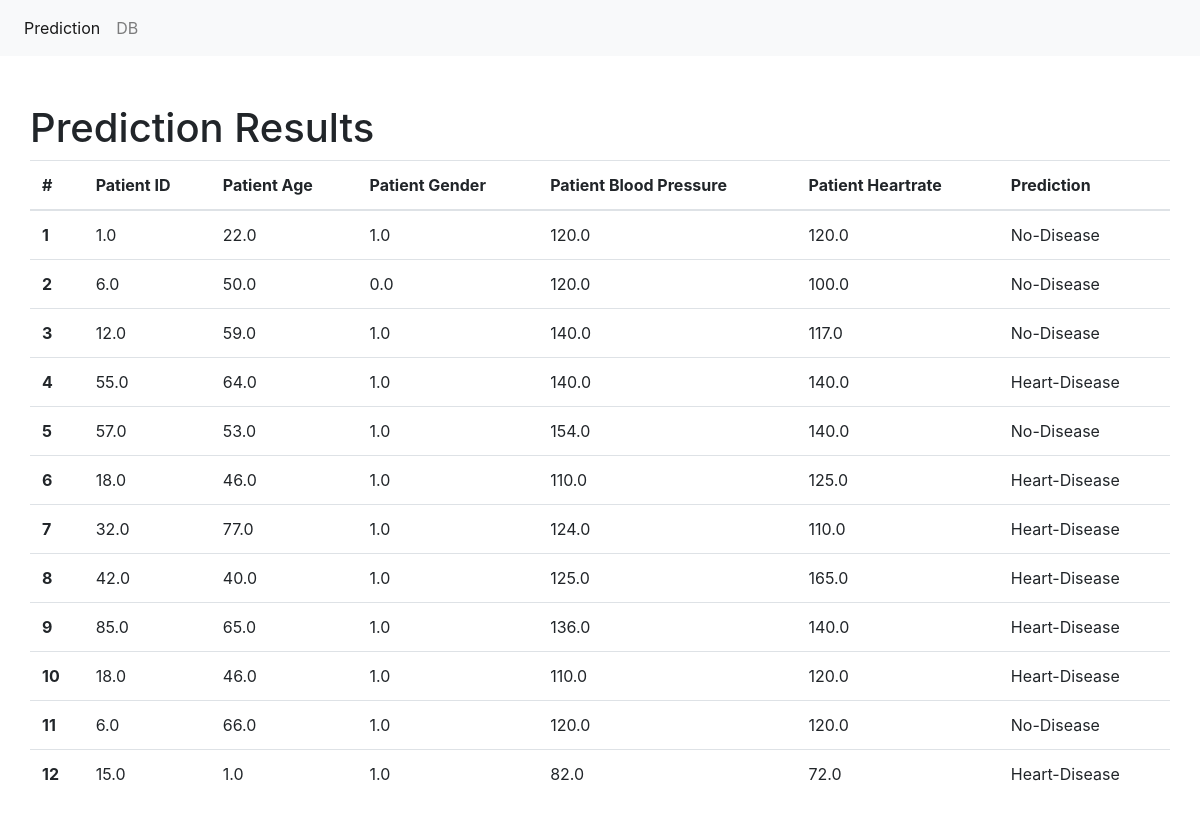
The app's page /results/ with its own data.
### predict/models.py (models this page shows, shortened)
class PredResults(models.Model):
    Patient_ID = models.IntegerField()
    Patient_Age = models.IntegerField()
    Patient_Gender = models.IntegerField()
    Patient_Blood_Pressure = models.IntegerField()
    Patient_Heartrate = models.IntegerField()
    Heart_Disease = models.CharField(max_length=30)

### predict/views.py (the view)
# urls.py: path('results/', views.view_results, name='results'),
def view_results(request):
    data = {"dataset": PredResults.objects.all()}
    return render(request, "results.html", data)

### templates/results.html
{% extends "base.html" %}
{% block main %}
    <div class="container pt-5">
        <div class="row">
        <h1>Prediction Results</h1>
            <table class="table">
                <thead>
                <tr>
                    <th scope="col">#</th>
                    <th scope="col">Patient ID</th>
                    <th scope="col">Patient Age</th>
                    <th scope="col">Patient Gender</th>
                    <th scope="col">Patient Blood Pressure</th>
                    <th scope="col">Patient Heartrate</th>
                    <th scope="col">Prediction</th>
                </tr>
                </thead>
                <tbody>
                {% for data in dataset %}
                    <tr>
                    <th scope="row">{{ data.id }}</th>
                        <td>{{ data.Patient_ID }}</td>
                        <td>{{ data.Patient_Age }}</td>
                        <td>{{ data.Patient_Gender }}</td>
                        <td>{{ data.Patient_Blood_Pressure }}</td>
                        <td>{{ data.Patient_Heartrate }}</td>
                        <td>{{ data.Heart_Disease }}</td>
                    </tr>
                {% endfor %}
                </tbody>
            </table>
        </div>
    </div>
{% endblock %}

### templates/base.html (shortened to what this page needs)
<!doctype html>
<html lang="en">
    <head>
    <link rel="stylesheet" href="https://stackpath.bootstrapcdn.com/bootstrap/4.4.1/css/bootstrap.min.css">
    </head>
    <body>
    <nav class="navbar navbar-expand-lg navbar-light bg-light">
        <div class="collapse navbar-collapse" id="navbarSupportedContent">
            <ul class="navbar-nav mr-auto">
                <li class="nav-item active">
                    <a class="nav-link" href="/">Prediction <span class="sr-only">(current)</span></a>
                </li>
                <li class="nav-item">
                    <a class="nav-link" href="/results">DB</a>
                </li>
            </ul>
        </div>
    </nav>
    {% block main %}
    {% endblock %}
    </body>
</html>

### records on screen
PredResults: id "1", Patient_ID "1.0", Patient_Age "22.0", Patient_Gender "1.0", Patient_Blood_Pressure "120.0", Patient_Heartrate "120.0", Heart_Disease "No-Disease"
PredResults: id "2", Patient_ID "6.0", Patient_Age "50.0", Patient_Gender "0.0", Patient_Blood_Pressure "120.0", Patient_Heartrate "100.0", Heart_Disease "No-Disease"
PredResults: id "3", Patient_ID "12.0", Patient_Age "59.0", Patient_Gender "1.0", Patient_Blood_Pressure "140.0", Patient_Heartrate "117.0", Heart_Disease "No-Disease"
PredResults: id "4", Patient_ID "55.0", Patient_Age "64.0", Patient_Gender "1.0", Patient_Blood_Pressure "140.0", Patient_Heartrate "140.0", Heart_Disease "Heart-Disease"
PredResults: id "5", Patient_ID "57.0", Patient_Age "53.0", Patient_Gender "1.0", Patient_Blood_Pressure "154.0", Patient_Heartrate "140.0", Heart_Disease "No-Disease"
PredResults: id "6", Patient_ID "18.0", Patient_Age "46.0", Patient_Gender "1.0", Patient_Blood_Pressure "110.0", Patient_Heartrate "125.0", Heart_Disease "Heart-Disease"
PredResults: id "7", Patient_ID "32.0", Patient_Age "77.0", Patient_Gender "1.0", Patient_Blood_Pressure "124.0", Patient_Heartrate "110.0", Heart_Disease "Heart-Disease"
PredResults: id "8", Patient_ID "42.0", Patient_Age "40.0", Patient_Gender "1.0", Patient_Blood_Pressure "125.0", Patient_Heartrate "165.0", Heart_Disease "Heart-Disease"
PredResults: id "9", Patient_ID "85.0", Patient_Age "65.0", Patient_Gender "1.0", Patient_Blood_Pressure "136.0", Patient_Heartrate "140.0", Heart_Disease "Heart-Disease"
PredResults: id "10", Patient_ID "18.0", Patient_Age "46.0", Patient_Gender "1.0", Patient_Blood_Pressure "110.0", Patient_Heartrate "120.0", Heart_Disease "Heart-Disease"
PredResults: id "11", Patient_ID "6.0", Patient_Age "66.0", Patient_Gender "1.0", Patient_Blood_Pressure "120.0", Patient_Heartrate "120.0", Heart_Disease "No-Disease"
PredResults: id "12", Patient_ID "15.0", Patient_Age "1.0", Patient_Gender "1.0", Patient_Blood_Pressure "82.0", Patient_Heartrate "72.0", Heart_Disease "Heart-Disease"
